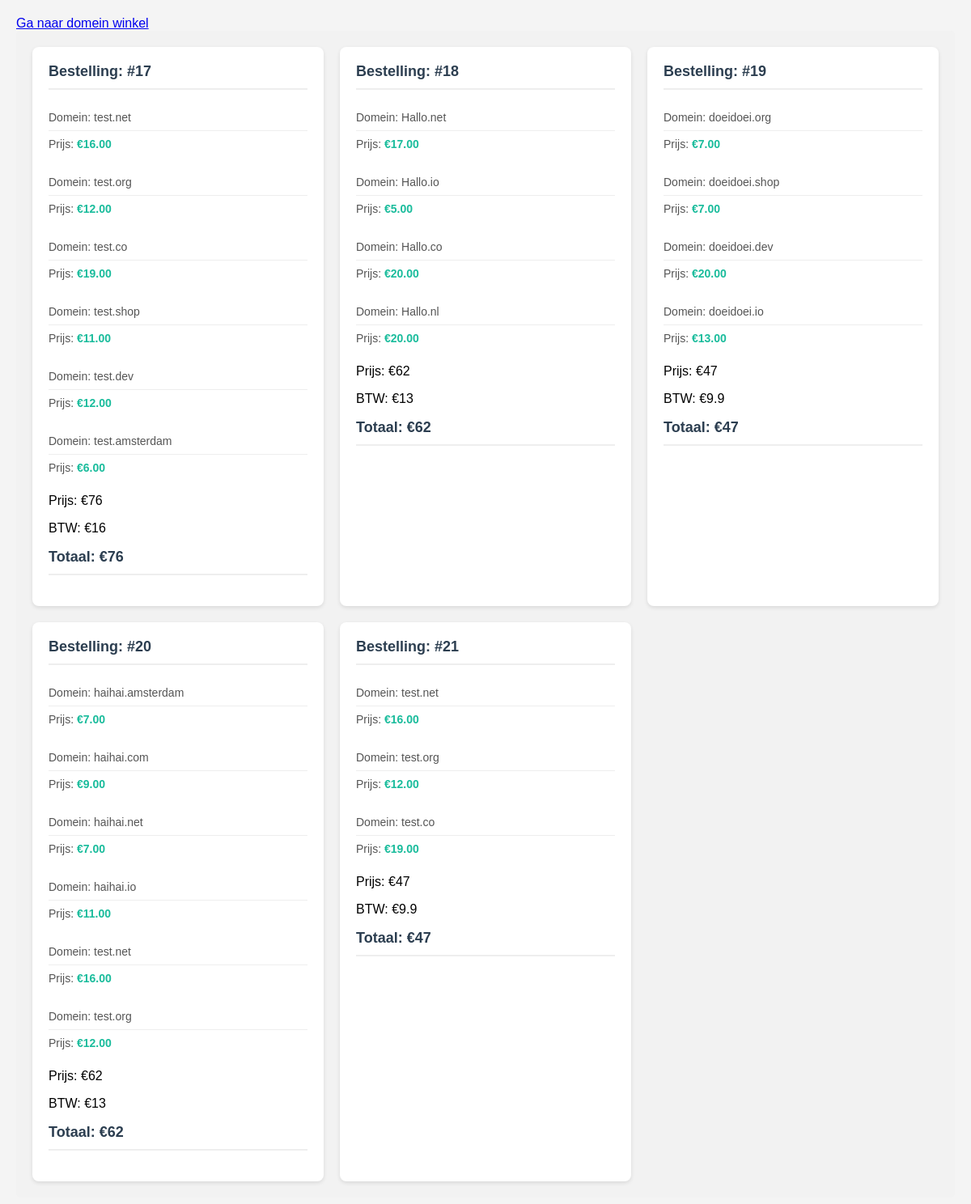
Page /dashboard.php on the committed database.
### tables this page shows
CREATE TABLE `orders` (
  `id` int(10) UNSIGNED NOT NULL,
  `parent_id` int(11) DEFAULT NULL,
  `domain` varchar(255) NOT NULL,
  `status` varchar(50) NOT NULL,
  `price` decimal(10,2) NOT NULL,
  `currency` char(3) NOT NULL
);

### SessionManager.php (called while the page is built, shortened)
<?php
class SessionManager
{
         protected $user;
         protected $password;
         protected $db;
         protected $server_name;
         public function __construct()
         {
                  $this->user = $_ENV['DB_USER'];
                  $this->password = $_ENV['DB_PASSWORD'];
                  $this->db = $_ENV['DATABASE'];
                  $this->server_name = $_SERVER['SERVER_NAME'] ?? 'localhost';
         }
         public function connectToDB($host, $user, $password, $db)
         {
                  try{
                  $db = new mysqli(
                           $host,
                           $user,
                           $password,
                           $db
                  );
                  return $db;
         }catch (Exception $e) {
                           return json_encode(['error' => 'An error occurred while connecting to the database: ' . $e->getMessage()]);
                  }
         }
         public function returnOrders()
         {
                  try {
                           $db = $this->connectToDB($this->server_name, $this->user, $this->password, $this->db);
                           $sqlOrders = "SELECT * FROM orders";
                           $sqlOrdersOverview = "SELECT * FROM orders_overview";
                           $resultOrders = $db->query($sqlOrders);
                           $resultsOrdersOverview = $db->query($sqlOrdersOverview);
                           $orders = [];
                           if ($resultsOrdersOverview->num_rows > 0) {
                                    while ($row = $resultsOrdersOverview->fetch_assoc()) {
                                             if (!empty($row)) {
                                                      $orders[$row['id']] = [];
                                             }
                                    }
                           }
                           if ($resultOrders->num_rows > 0) {
                                    while ($row = $resultOrders->fetch_assoc()) {
                                             if (!empty($row)) {
                                                      $orders[$row['parent_id']][] = $row;
                                             }
                                    }
                           } else {
                                    echo "0 results";
                           }
                           foreach ($orders as $key => $value) {
                                    if (empty($value)) {
                                             unset($orders[$key]);
                                    }
                           }
                           return $orders;
                  } catch (Exception $e) {
                           return json_encode(['error' => 'An error occurred while returning orders: ' . $e->getMessage()]);
                  }
         }
}

### dashboard.php (the view, shortened to what this page needs)
<?php
require_once 'SessionManager.php';
$sessionManager = new SessionManager();
$orders = $sessionManager->returnOrders();
$currency = array(
    'EUR' => '&euro;',
    'USD' => '&dollar;',
  );
?>
<!DOCTYPE html>
<html lang="en">
<head>
         <link rel="stylesheet" href="style.css">
</head>
<body>
  <a href="/">Ga naar domein winkel</a>
<div class="order-container">
<?php foreach($orders as $key => $value) {
         $totalPrice = 0;
         ?>
    <div class="order-card">
        <h3>Bestelling: #<?= htmlspecialchars($key) ?></h3>
        <?php foreach($value as $order) {
         $totalPrice += $order['price'];
         ?>
            <ul class="order-list">
                <li>Domein: <?= htmlspecialchars($order['domain']) ?></li>
                <li>Prijs: <span class="price"><?= $currency[$order['currency']] . htmlspecialchars($order['price']) ?></span></li>
            </ul>
        <?php
      $totalPriceWithBTW = number_format(round($totalPrice * 1.21, 1), 2);
      $BTWOnly = $totalPriceWithBTW - $totalPrice;
} ?>
         <p>Prijs: <?= $currency[$order['currency']] . $totalPrice ?></p>
      <p>BTW: <?= $currency[$order['currency']] .  $BTWOnly ?></p>
      <h3>Totaal: <?= $currency[$order['currency']] .  $totalPrice ?></h3>
    </div>
<?php } ?>
</div>
</body>
</html>

### style.css (style rules this page uses)
body { font-family: Arial, sans-serif; margin: 0; background: #f4f4f4; padding: 20px; }
.order-container { display: grid; grid-template-columns: repeat(auto-fill, minmax(300px, 1fr)); gap: 20px; }
.order-card { background: #fff; border-radius: 8px; box-shadow: 0 2px 5px rgba(0,0,0,0.1); padding: 20px; transition: transform 0.2s ease; }
.order-card h3 { margin-top: 0; font-size: 18px; color: #2c3e50; border-bottom: 2px solid #eee; padding-bottom: 10px; }
.order-list { list-style: none; padding: 0; margin: 15px 0 0; }
.order-list li { padding: 8px 0; border-bottom: 1px solid #eee; font-size: 14px; color: #555; }
.order-list li:last-child { border-bottom: none; }
.price { font-weight: bold; color: #1abc9c; }
li { list-style-type: none; }
div { border-radius: 5px; background-color: #f2f2f2; padding: 20px; }

### rows in the picture
orders: domain "test.net", currency "€", price "16.00"
orders: domain "test.org", currency "€", price "12.00"
orders: domain "test.co", currency "€", price "19.00"
orders: domain "test.shop", currency "€", price "11.00"
orders: domain "test.dev", currency "€", price "12.00"
orders: domain "test.amsterdam", currency "€", price "6.00"
orders: domain "Hallo.net", currency "€", price "17.00"
orders: domain "Hallo.io", currency "€", price "5.00"
orders: domain "Hallo.co", currency "€", price "20.00"
orders: domain "Hallo.nl", currency "€", price "20.00"
orders: domain "doeidoei.org", currency "€", price "7.00"
orders: domain "doeidoei.shop", currency "€", price "7.00"
orders: domain "doeidoei.dev", currency "€", price "20.00"
orders: domain "doeidoei.io", currency "€", price "13.00"
orders: domain "haihai.amsterdam", currency "€", price "7.00"
orders: domain "haihai.com", currency "€", price "9.00"
orders: domain "haihai.net", currency "€", price "7.00"
orders: domain "haihai.io", currency "€", price "11.00"
orders: domain "test.net", currency "€", price "16.00"
orders: domain "test.org", currency "€", price "12.00"
orders: domain "test.net", currency "€", price "16.00"
orders: domain "test.org", currency "€", price "12.00"
orders: domain "test.co", currency "€", price "19.00"

### other values in the picture
$key "17"
$totalPrice "76"
$BTWOnly "16"
$key "18"
$totalPrice "62"
$BTWOnly "13"
$key "19"
$totalPrice "47"
$BTWOnly "9.9"
$key "20"
$key "21"
